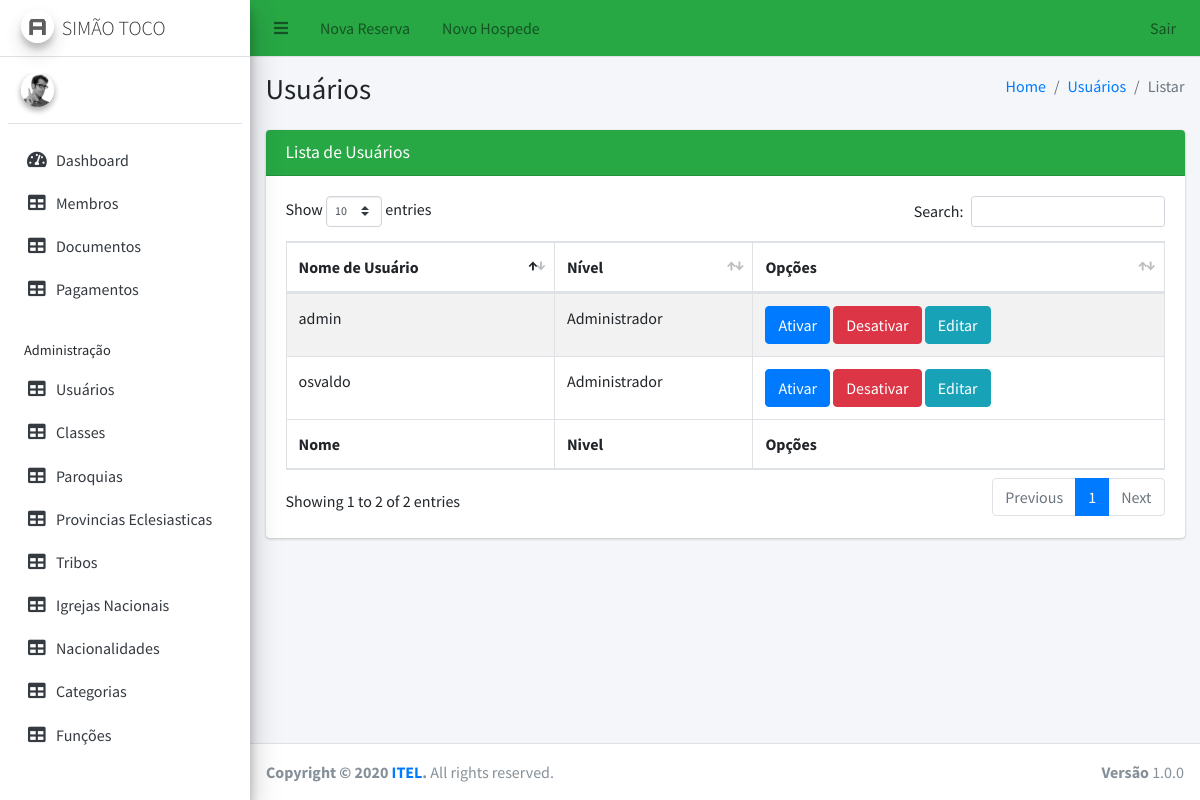
The app's page /usuario/listar with its own data.
### tables this page shows
CREATE TABLE `usuario` (
  `id_usuario` int(11) NOT NULL,
  `nome_usuario` varchar(25) NOT NULL,
  `senha` varchar(100) NOT NULL,
  `codigo_nivel_usuario` int(11) NOT NULL,
  `email` varchar(100) NOT NULL,
  `id_membro` int(11) DEFAULT NULL,
  `estado_usuario` int(11) NOT NULL DEFAULT '1',
  `data_criacao` timestamp NOT NULL DEFAULT CURRENT_TIMESTAMP
);

CREATE TABLE `nivel_usuario` (
  `id_nivel_acesso` int(11) NOT NULL,
  `descricao_nivel_usuario` varchar(30) NOT NULL,
  `codigo_nivel_usuario` int(11) NOT NULL,
  `data_criacao` timestamp NOT NULL DEFAULT CURRENT_TIMESTAMP
);

### application/controllers/Usuario.php (called while the page is built, shortened)
<?php
class Usuario extends CI_Controller {
    public function listar() {
        $this->db->where('id_usuario !=', $this->session->userdata('id_usuario'));
        $this->db->join('nivel_usuario', 'nivel_usuario.codigo_nivel_usuario=usuario.codigo_nivel_usuario');
        $dados['usuarios'] = $this->db->get('usuario')->result();
        $this->load->view('usuario/listar', $dados);
    }
}

### index.php (called while the page is built, shortened)
<?php
require_once BASEPATH.'core/CodeIgniter.php';

### application/views/usuario/listar.php (the view, shortened to what this page needs)
<!DOCTYPE html>
<html>
    <head>
        <link rel="stylesheet" href="<?= base_url() ?>libs/plugins/fontawesome-free/css/all.min.css">
        <link rel="stylesheet" href="https://code.ionicframework.com/ionicons/2.0.1/css/ionicons.min.css">
        <link rel="stylesheet" href="<?= base_url() ?>libs/plugins/overlayScrollbars/css/OverlayScrollbars.min.css">
        <link rel="stylesheet" href="<?= base_url() ?>libs/plugins/datatables-bs4/css/dataTables.bootstrap4.css">
        <link rel="stylesheet" href="<?= base_url() ?>libs/dist/css/adminlte.min.css">
    </head>
    <body class="hold-transition sidebar-mini layout-fixed">
        <div class="wrapper">
            <?php include APPPATH . 'views/includes/header.php'; ?>
            <?php include APPPATH . 'views/includes/header_lateral.php'; ?>
            <div class="content-wrapper">
                <section class="content-header">
                    <div class="container-fluid">
                        <div class="row mb-2">
                            <div class="col-sm-6">
                                <h1>Usuários</h1>
                            </div>
                            <div class="col-sm-6">
                                <ol class="breadcrumb float-sm-right">
                                    <li class="breadcrumb-item"><a href="#">Home</a></li>
                                    <li class="breadcrumb-item"><a href="#">Usuários</a></li>
                                    <li class="breadcrumb-item active">Listar</li>
                                </ol>
                            </div>
                        </div>
                    </div>
                </section>
                <section class="content">
                    <div class="container-fluid">
                        <div class="row">
                            <div class="col-12">
                                <div class="card card-success">
                                    <div class="card-header">
                                        <h3 class="card-title">Lista de Usuários</h3>
                                    </div>
                                    <div class="card-body">
                                        <table id="example1" class="table table-bordered table-striped">
                                            <thead>
                                                <tr>
                                                    <th>Nome de Usuário</th>
                                                    <th>Nível</th>
                                                    <th>Opções</th>
                                                </tr>
                                            </thead>
                                            <tbody>
                                                <?php foreach ($usuarios as $u) { ?>
                                                    <tr>
                                                        <td><?= $u->nome_usuario ?></td>
                                                        <td><?= $u->descricao_nivel_usuario ?></td>
                                                        <td>
                                                            <a href="#" class="btn btn-primary">Ativar</a>
                                                            <a href="#" class="btn btn-danger">Desativar</a>
                                                            <a href="#" class="btn btn-info">Editar</a>
                                                        </td>
                                                    </tr>
                                                <?php } ?>
                                            </tbody>
                                            <tfoot>
                                                <tr>
                                                    <th>Nome</th>
                                                    <th>Nivel</th>
                                                    <th>Opções</th>
                                                </tr>
                                            </tfoot>
                                        </table>
                                    </div>
                                </div>
                            </div>
                        </div>
                    </div>
                </section>
            </div>
            <?php include APPPATH . 'views/includes/footer.php'; ?>
        </div>
    </body>
</html>

### records on screen
usuario: nome_usuario "admin", nivel_usuario.descricao_nivel_usuario "Administrador"
usuario: nome_usuario "osvaldo", nivel_usuario.descricao_nivel_usuario "Administrador"
